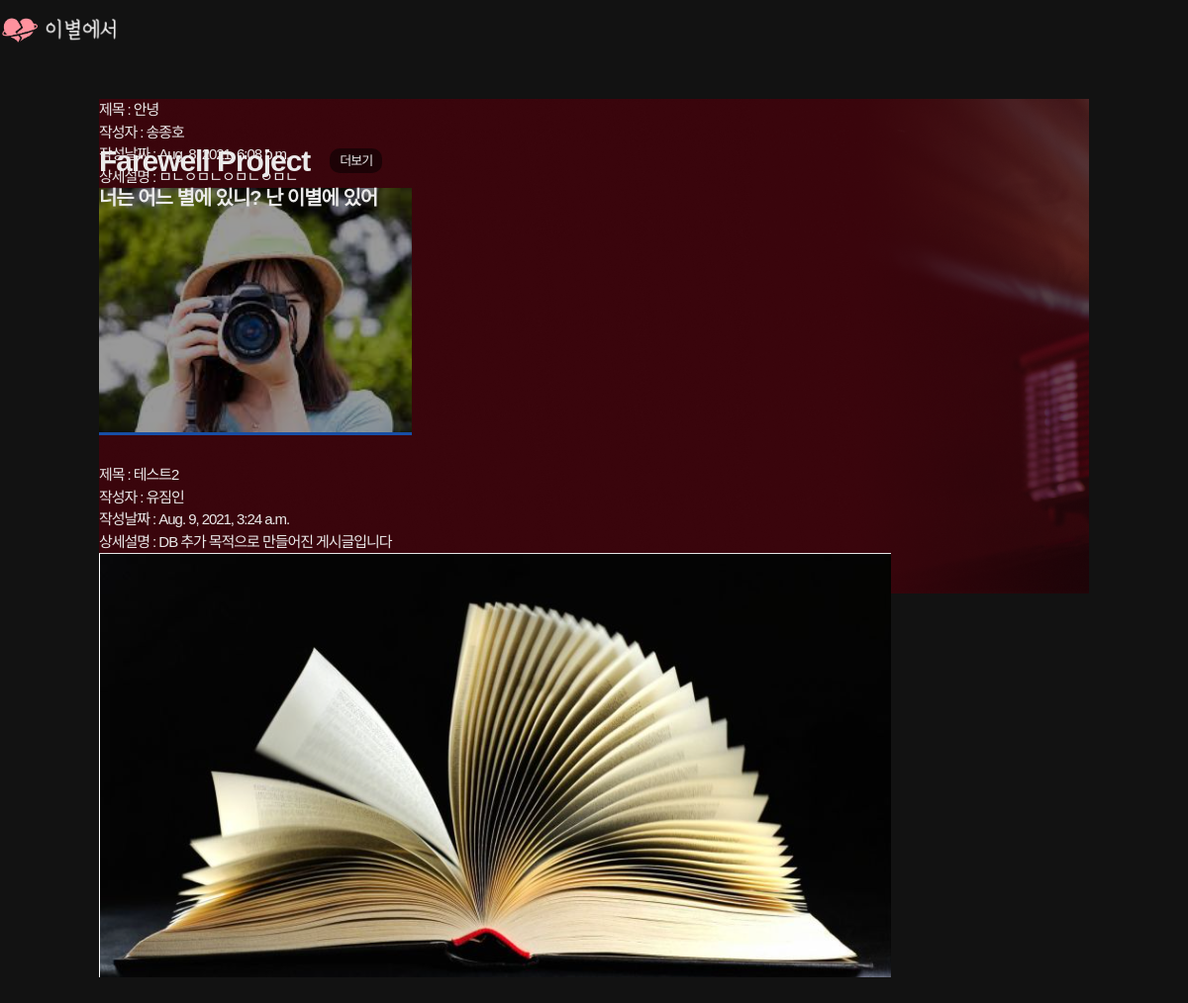
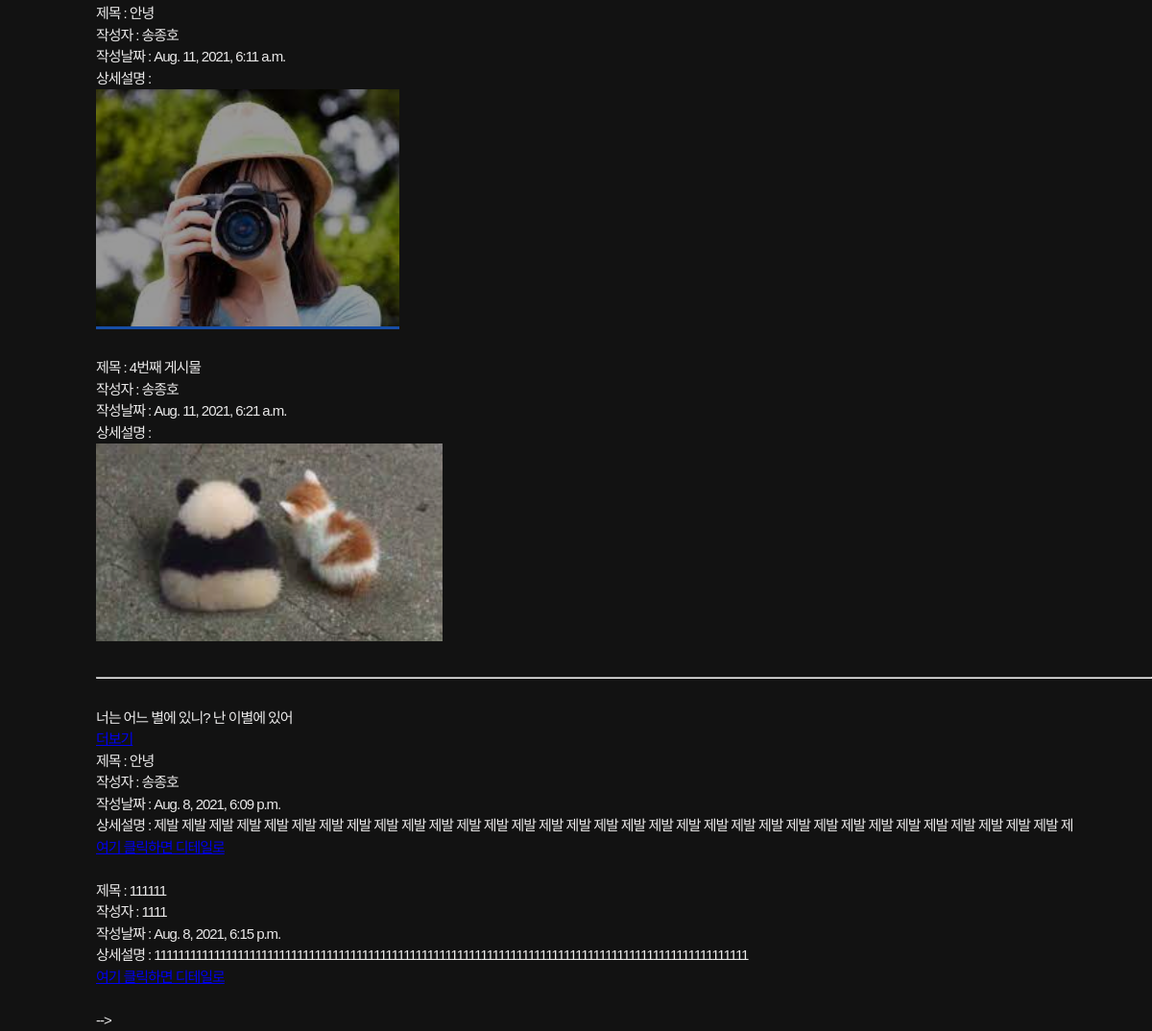
The app's page / (signed in) with its own data (2 pictures, top to bottom).
### videoApp/models.py (models this page shows, shortened)
class Video(models.Model) :
    title = models.CharField(max_length=200)         # 영상 제목
    writer = models.CharField(max_length=100)        # 영상 작성자
    youtube = models.CharField(max_length=100)       # 유튜브 공유 속성 중 다른 값
    pub_date = models.DateTimeField()                # 게시물 올린 날짜
    body = models.TextField()   #게시물의 내용
    image = models.ImageField(upload_to = "videoApp/", blank=True, null=True)   # 유튜브 영상 이미지
    def summary(self):
        return self.body[:100]  # 100자만 볼 수 있도록 설정

### blogApp/models.py (models this page shows, shortened)
class Blog(models.Model) :
    title = models.CharField(max_length=200)         # 제목
    writer = models.CharField(max_length=100)        # 작성자
    pub_date = models.DateTimeField()                # 게시물 올린 날짜
    body = models.TextField()   #게시물의 내용
    def summary(self):
        return self.body[:100]  # 100자만 볼 수 있도록 설정

### videoApp/views.py (the view)
# urls.py: path('', home, name = "home"),                    # path('url 주소', views.py에 있는 함수명, name =  "namespace" html에서 접근가능한 이름 지정)
def home(request):
    videos = Video.objects.all()
    blogs = Blog.objects.all()                                     # models.py의 Video를 가져와서 videos에 넣음 + Blog
    return render(request,'home.html',{'videos' : videos, 'blogs' : blogs})           # home.html을 랜더링

### videoApp/templates/home.html (shortened to what this page needs)
{% extends 'base.html' %}
{% block content %}
    <link
      rel="stylesheet"
      href="https://cdn.jsdelivr.net/npm/reset-css@5.0.1/reset.min.css"
    />
    <link rel="stylesheet" href="./css/common.css" />
    <link rel="stylesheet" href="https://unpkg.com/swiper/swiper-bundle.css" />
    <link rel="stylesheet" href="./css/landingPage.css" />
</head>
<body>
    <section class="movie">
        <div class="inner__content">
          <div class="movie__title">
            <div class="movie__title__main">
              <h1>Farewell Project</h1>
              <a href="{%url 'mainVideo'%}">더보기</a>
            </div>
            <h2 class="movie__title__sub">너는 어느 별에 있니? 난 이별에 있어</h2>
          </div>
    {%for video in videos%}
        제목 :  {{video.title}} <br>
        작성자 : {{video.writer}} <br>
        작성날짜 : {{video.pub_date}} <br>
        상세설명 : {{video.summary}} <br>
        <a href = "{%url 'detailVideo' video.id %}"><img src="{{video.image.url}}" alt=""></a> <br><br>
    {% endfor %}
    <div>
        <hr><br>
        <h3>너는 어느 별에 있니? 난 이별에 있어</h3>
    <div>
        <a href="{%url 'mainBlog'%}">더보기</a>
    </div>
    {%for blog in blogs%}
        제목 :  {{blog.title}} <br>
        작성자 : {{blog.writer}} <br>
        작성날짜 : {{blog.pub_date}} <br>
        상세설명 : {{blog.summary}} <br>
        <a href = "{%url 'detailBlog' blog.id %}">여기 클릭하면 디테일로</a> <br><br>
    {% endfor %}
    </div>
</body>
</html>
{% endblock %}

### videoApp/static/common.css (style rules this page uses)
body { background-color: #121212; font-family: "Noto Sans KR", sans-serif; letter-spacing: -0.07em; line-height: 1.5; font-size: 15px; color: #ebeaea; }
.inner__content { width: 1100px; margin: 0 auto; position: relative; }

### static/common.css (style rules this page uses)
body { background-color: #121212; font-family: "Noto Sans KR", sans-serif; letter-spacing: -0.07em; line-height: 1.5; font-size: 15px; color: #ebeaea; }
.inner__content { width: 1100px; margin: 0 auto; position: relative; }

### videoApp/static/landingPage.css (style rules this page uses)
.movie { background-image: url(../imgs/movieBackground.png); background-size: cover; background-position: center; }
.movie .inner__content { height: 500px; }
.movie__title { position: absolute; top: 40px; }
.movie__title .movie__title__main { display: flex; align-items: center; }
.movie__title .movie__title__main h1 { font-weight: bold; font-size: 30px; margin-right: 20px; }
.movie__title .movie__title__main a { padding: 3px 10px; background-color: rgba(0, 0, 0, 0.5); border-radius: 10px; font-size: 13px; text-decoration: none; color: #ebeaea; }
.movie__title .movie__title__sub { font-weight: bold; font-size: 20px; }

### records on screen
Video: title "안녕", writer "송종호", pub_date "Aug. 8, 2021, 6:08 p.m.", summary "ㅁㄴㅇㅁㄴㅇㅁㄴㅇㅁㄴ", image (picture)
Video: title "테스트2", writer "유짐인", pub_date "Aug. 9, 2021, 3:24 a.m.", summary "DB 추가 목적으로 만들어진 게시글입니다", image (picture)
Video: title "안녕", writer "송종호", pub_date "Aug. 11, 2021, 6:11 a.m.", image (picture)
Video: title "4번째 게시물", writer "송종호", pub_date "Aug. 11, 2021, 6:21 a.m.", image (picture)
Blog: title "안녕", writer "송종호", pub_date "Aug. 8, 2021, 6:09 p.m.", summary "제발 제발 제발 제발 제발 제발 제발 제발 제발 제발 제발 제발 제발 제발 제발 제발 제발 제발 제발 제발 제발 제발 제발 제발 제발 제발 제발 제발 제발 제발 제발 제발 제발 제"
Blog: title "111111", writer "1111", pub_date "Aug. 8, 2021, 6:15 p.m.", summary "1111111111111111111111111111111111111111111111111111111111111111111111111111111111111111111111111111"
